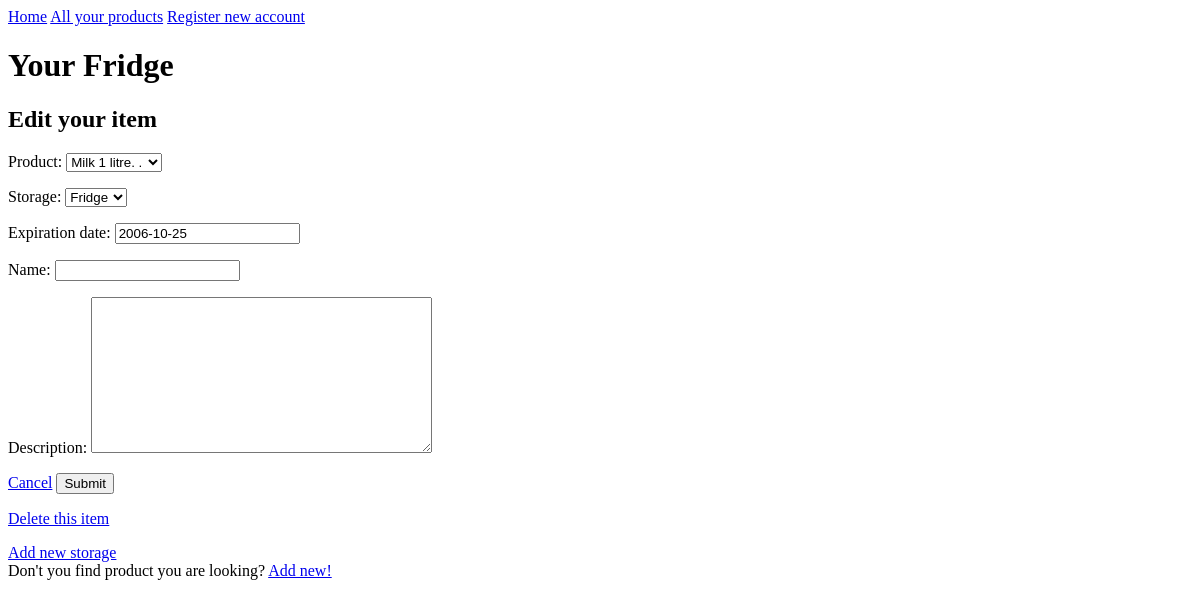
/thing/1, run on an earlier commit of the app's database.
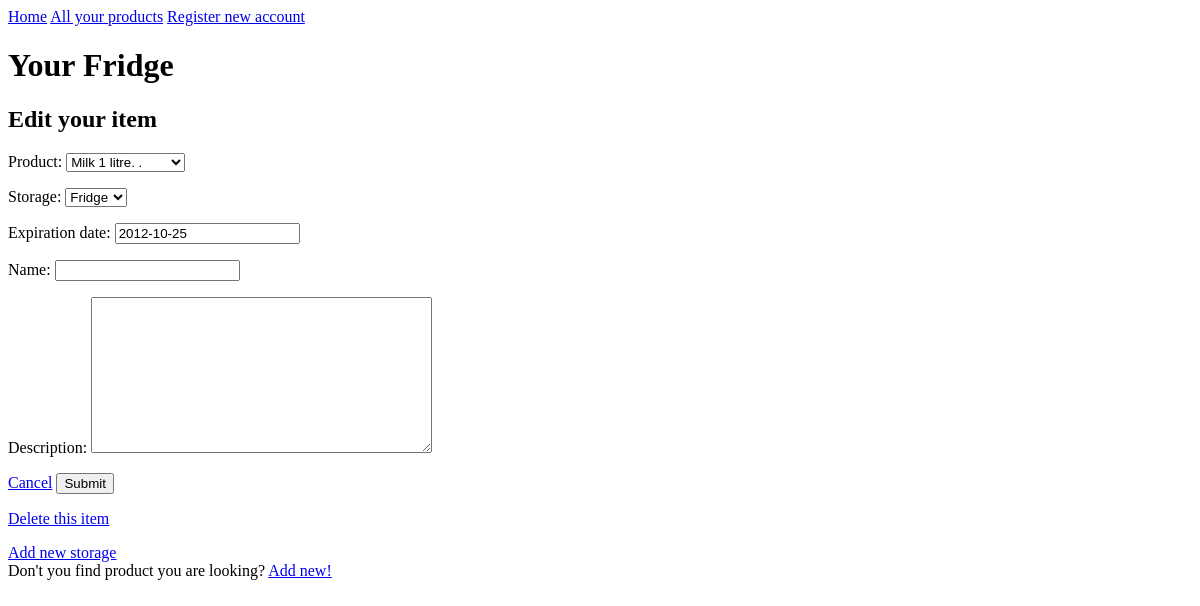
And on a later commit of the database.
### fridge/models.py (models this page shows, shortened)
class Thing(models.Model):
	name = models.CharField(max_length=200, blank=True)
	description = models.TextField(blank=True)
	expiration_date  = models.DateField(
		blank=True,
		null=True
	)
	product = models.ForeignKey(
		Product,
		on_delete=models.CASCADE,
		related_name = 'things',
	)
	storage = models.ForeignKey(
		Storage,
		on_delete=models.CASCADE,
		related_name = 'things',
	)
	created = models.DateTimeField(auto_now_add=True, null=True)
	modified = models.DateTimeField(auto_now=True, null=True)
	class Meta:
		ordering = ['expiration_date']

### fridge/views.py (the view)
# urls.py: path('thing/<int:pk>', ThingUpdateView.as_view()),
class ThingUpdateView(UpdateView):
	model = Thing
	fields = ["product", "storage", "expiration_date", "name", "description",]
	success_url = "/"

### fridge/models.py (called while the page is built)
	def __str__(self):
		return f"{self.name}. {self.size}."

	def __str__(self):
		return self.name

### fridge/templates/fridge/thing_form.html (shortened to what this page needs)
{% extends "fridge/base.html" %}
{% block "content" %}
	{% if object %}
		<h2>Edit your item</h2>
	{% else %}
		<h2>Add new item</h2>
	{% endif %}
	<form method=post>
		{{ form.as_p }}
		<p>
			<a href="/">Cancel</a>
			<input type=submit value="Submit">
		</p>
	</form>
	{% if object %}
		<p><a href="/thing/{{ object.pk }}/delete">Delete this item</a></p>
	{% endif %}
	<p> <a href="/storage/new">Add new storage</a>
		<br>Don't you find product you are looking?
		<a href="/product/new">Add new!</a>
	</p>
{% endblock "content" %}

What changed in the data, as far as the page shows it:
changed Thing "Milk 1 litre. .": expiration_date "2006-10-25" → "2012-10-25"
